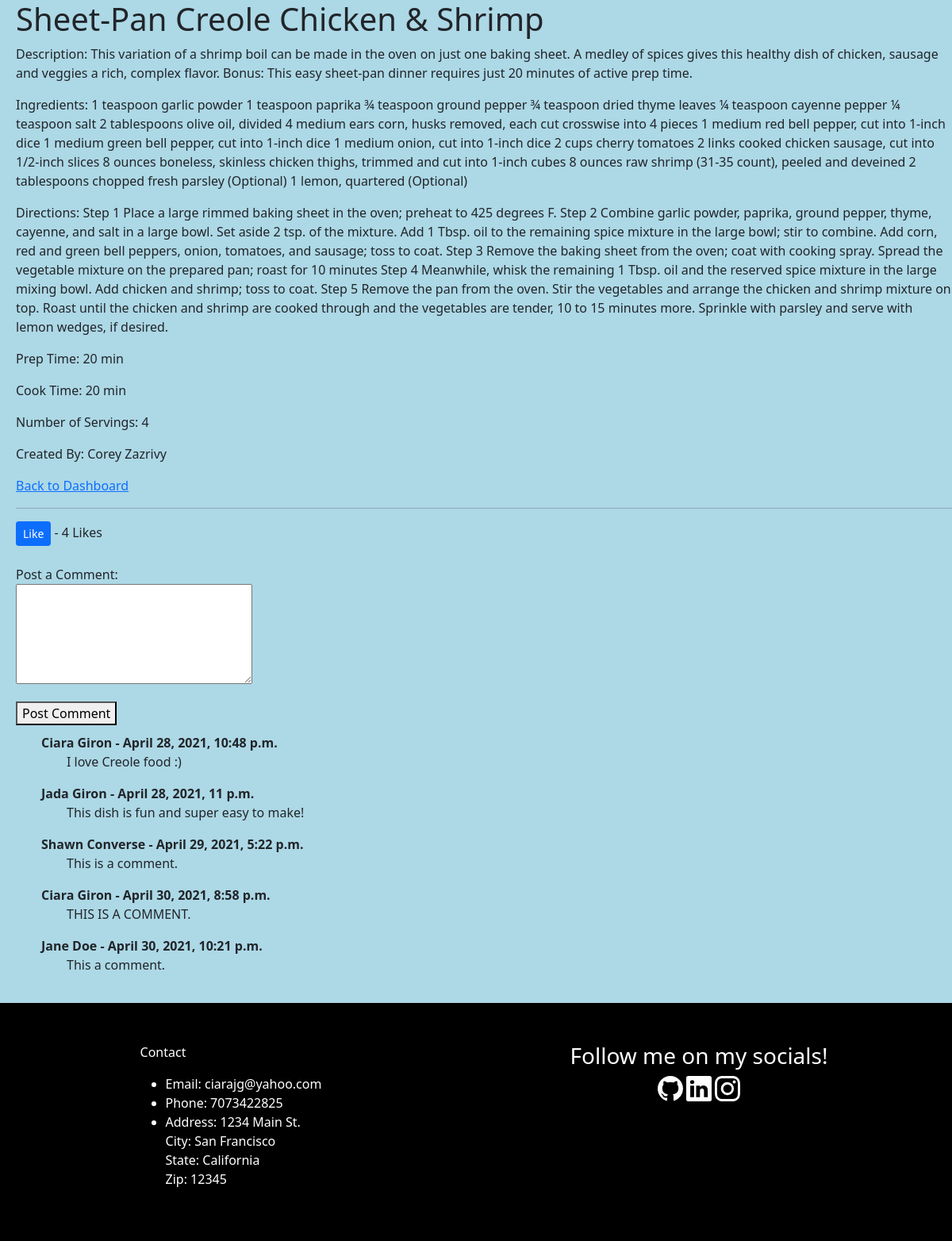
/recipes/2 (signed in), run on the app's committed database.
### main_app/models.py (models this page shows)
class Recipe(models.Model):
    user = models.ForeignKey(User, related_name="recipes", on_delete=models.CASCADE)
    followers = models.ManyToManyField(User, related_name="recipes_followed")
    recipe_title = models.CharField(max_length=255)
    description = models.TextField()
    ingredients = models.TextField()
    directions = models.TextField()
    prep_time = models.CharField(max_length=255)
    cook_time = models.CharField(max_length=255)
    num_of_servings = models.IntegerField()
    likes = models.ManyToManyField(User, related_name="recipes_liked")
    created_at = models.DateTimeField(auto_now_add=True)
    updated_at = models.DateTimeField(auto_now=True)
    objects = RecipeManager()
    def total_likes(self):
        return self.likes.count()

class User(models.Model):
    first_name = models.CharField(max_length=255)
    last_name = models.CharField(max_length=255)
    email = models.CharField(max_length=255)
    password = models.CharField(max_length=255)
    created_at = models.DateTimeField(auto_now_add=True)
    updated_at = models.DateTimeField(auto_now=True)
    objects = UserManager()

class Comment(models.Model):
    user = models.ForeignKey(User, related_name="comments", on_delete=models.CASCADE)
    recipe = models.ForeignKey(Recipe, related_name="recipe_comments", on_delete=models.CASCADE)
    text = models.TextField()
    created_at = models.DateTimeField(auto_now_add=True)
    updated_at = models.DateTimeField(auto_now=True)
    objects = CommentManager()

### main_app/views.py (the view)
# urls.py: path('recipes/<int:recipe_id>', views.display_recipe),
def display_recipe(request, recipe_id):
    stuff = get_object_or_404(Recipe, id=recipe_id)
    total_likes = stuff.total_likes()
    context = {
        'recipe': Recipe.objects.get(id=recipe_id),
        'user': User.objects.get(id=request.session['user_id']),
        'total_likes': total_likes
    }
    return render(request, "display_recipe.html", context)

### main_app/templates/display_recipe.html (shortened to what this page needs)
<!DOCTYPE html>
<html lang="en">
<head>
    <link href="https://cdn.jsdelivr.net/npm/bootstrap@5.0.0-beta3/dist/css/bootstrap.min.css"
        rel="stylesheet"
>
    {% load static %}
    <link rel="stylesheet" href="{% static 'css/display.css' %}">
</head>
<body>
    <div id="container">
        <div id="wrapper">
            <h1>{{ recipe.recipe_title }}</h1>
            <p>
                Description: {{ recipe.description | safe }}
            </p>
            <p>
                Ingredients: {{ recipe.ingredients }}
            </p>
            <p>
                Directions: {{ recipe.directions | safe }}
            </p>
            <p>
                Prep Time: {{ recipe.prep_time }}
            </p>
            <p>
                Cook Time: {{ recipe.cook_time }}
            </p>
            <p>
                Number of Servings: {{ recipe.num_of_servings }}
            </p>
            <p>
                Created By: {{ recipe.user.first_name }} {{ recipe.user.last_name }}
            </p>
            <a href="/dashboard">Back to Dashboard</a>
            <br>
            <hr>
            <form action="{% url 'like_post' recipe.pk recipe.id %}" method="post">
                <button type="submit", name="recipe_id" value="{{ recipe.id }}", class="btn btn-primary btn-sm">Like</button> - {{ total_likes }} Likes
            </form>
            <br>
            <form id="process_comment" action="/{{ recipe.id }}/process_comment" method="post">
                <p>
                    Post a Comment: <br>
                    <textarea name="text" cols="30" rows="5"></textarea>
                </p>
                <button>Post Comment</button>
                {% for comment in recipe.recipe_comments.all %}
                    <ul id="each_comment">
                        <li><strong>{{ comment.user.first_name }} {{ comment.user.last_name }} - {{ comment.created_at }}</strong>
                            <ul id="actual_comment">
                                {% if comment.user.id == user.id %}
                                    <li>{{ comment.text }} | <a href="/{{ recipe.id }}/{{ comment.id }}/delete_comment">Delete</a></li>
                                {% else %}
                                    <li>{{ comment.text }}</li>
                                {% endif %}
                            </ul>
                        </li>
                    </ul>
                {% endfor %}
            </form>
        </div>
    {% include 'footer.html' %}
    </div>
</body>
</html>

### main_app/static/css/display.css (style rules this page uses)
#container { background-color: lightblue; }
#wrapper { border-left: solid lightblue 20px; }
#each_comment { margin-top: 10px; list-style-type: none; }
#actual_comment { list-style-type: none; }
#process_comment { padding-bottom: 20px; }

### data on the page
Recipe: description "This variation of a shrimp boil can be made in the oven on just one baking sheet. A medley of spices gives this healthy dish of chicken, sausage and veggies a rich, complex flavor. Bonus: This easy sheet-pan dinner requires just 20 minutes of active prep time.", ingredients "1 teaspoon garlic powder 1 teaspoon paprika ¾ teaspoon ground pepper ¾ teaspoon dried thyme leaves ¼ teaspoon cayenne pepper ¼ teaspoon salt 2 tablespoons olive oil, divided 4 medium ears corn, husks removed, each cut crosswise into 4 pieces 1 medium red bell pepper, cut into 1-inch dice 1 medium green bell pepper, cut into 1-inch dice 1 medium onion, cut into 1-inch dice 2 cups cherry tomatoes 2 links cooked chicken sausage, cut into 1/2-inch slices 8 ounces boneless, skinless chicken thighs, trimmed and cut into 1-inch cubes 8 ounces raw shrimp (31-35 count), peeled and deveined 2 tablespoons chopped fresh parsley (Optional) 1 lemon, quartered (Optional)", directions "Step 1 Place a large rimmed baking sheet in the oven; preheat to 425 degrees F. Step 2 Combine garlic powder, paprika, ground pepper, thyme, cayenne, and salt in a large bowl. Set aside 2 tsp. of the mixture. Add 1 Tbsp. oil to the remaining spice mixture in the large bowl; stir to combine. Add corn, red and green bell peppers, onion, tomatoes, and sausage; toss to coat. Step 3 Remove the baking sheet from the oven; coat with cooking spray. Spread the vegetable mixture on the prepared pan; roast for 10 minutes Step 4 Meanwhile, whisk the remaining 1 Tbsp. oil and the reserved spice mixture in the large mixing bowl. Add chicken and shrimp; toss to coat. Step 5 Remove the pan from the oven.…", prep_time "20 min", cook_time "20 min", num_of_servings "4", user.first_name "Corey", user.last_name "Zazrivy"
Comment: user.first_name "Ciara", user.last_name "Giron", created_at "April 28, 2021, 10:48 p.m.", text "I love Creole food :)"
Comment: user.first_name "Jada", user.last_name "Giron", created_at "April 28, 2021, 11 p.m.", text "This dish is fun and super easy to make!"
Comment: user.first_name "Shawn", user.last_name "Converse", created_at "April 29, 2021, 5:22 p.m.", text "This is a comment."
Comment: user.first_name "Ciara", user.last_name "Giron", created_at "April 30, 2021, 8:58 p.m.", text "THIS IS A COMMENT."
Comment: user.first_name "Jane", user.last_name "Doe", created_at "April 30, 2021, 10:21 p.m.", text "This a comment."

### other printed values
{{ total_likes }} "4"
